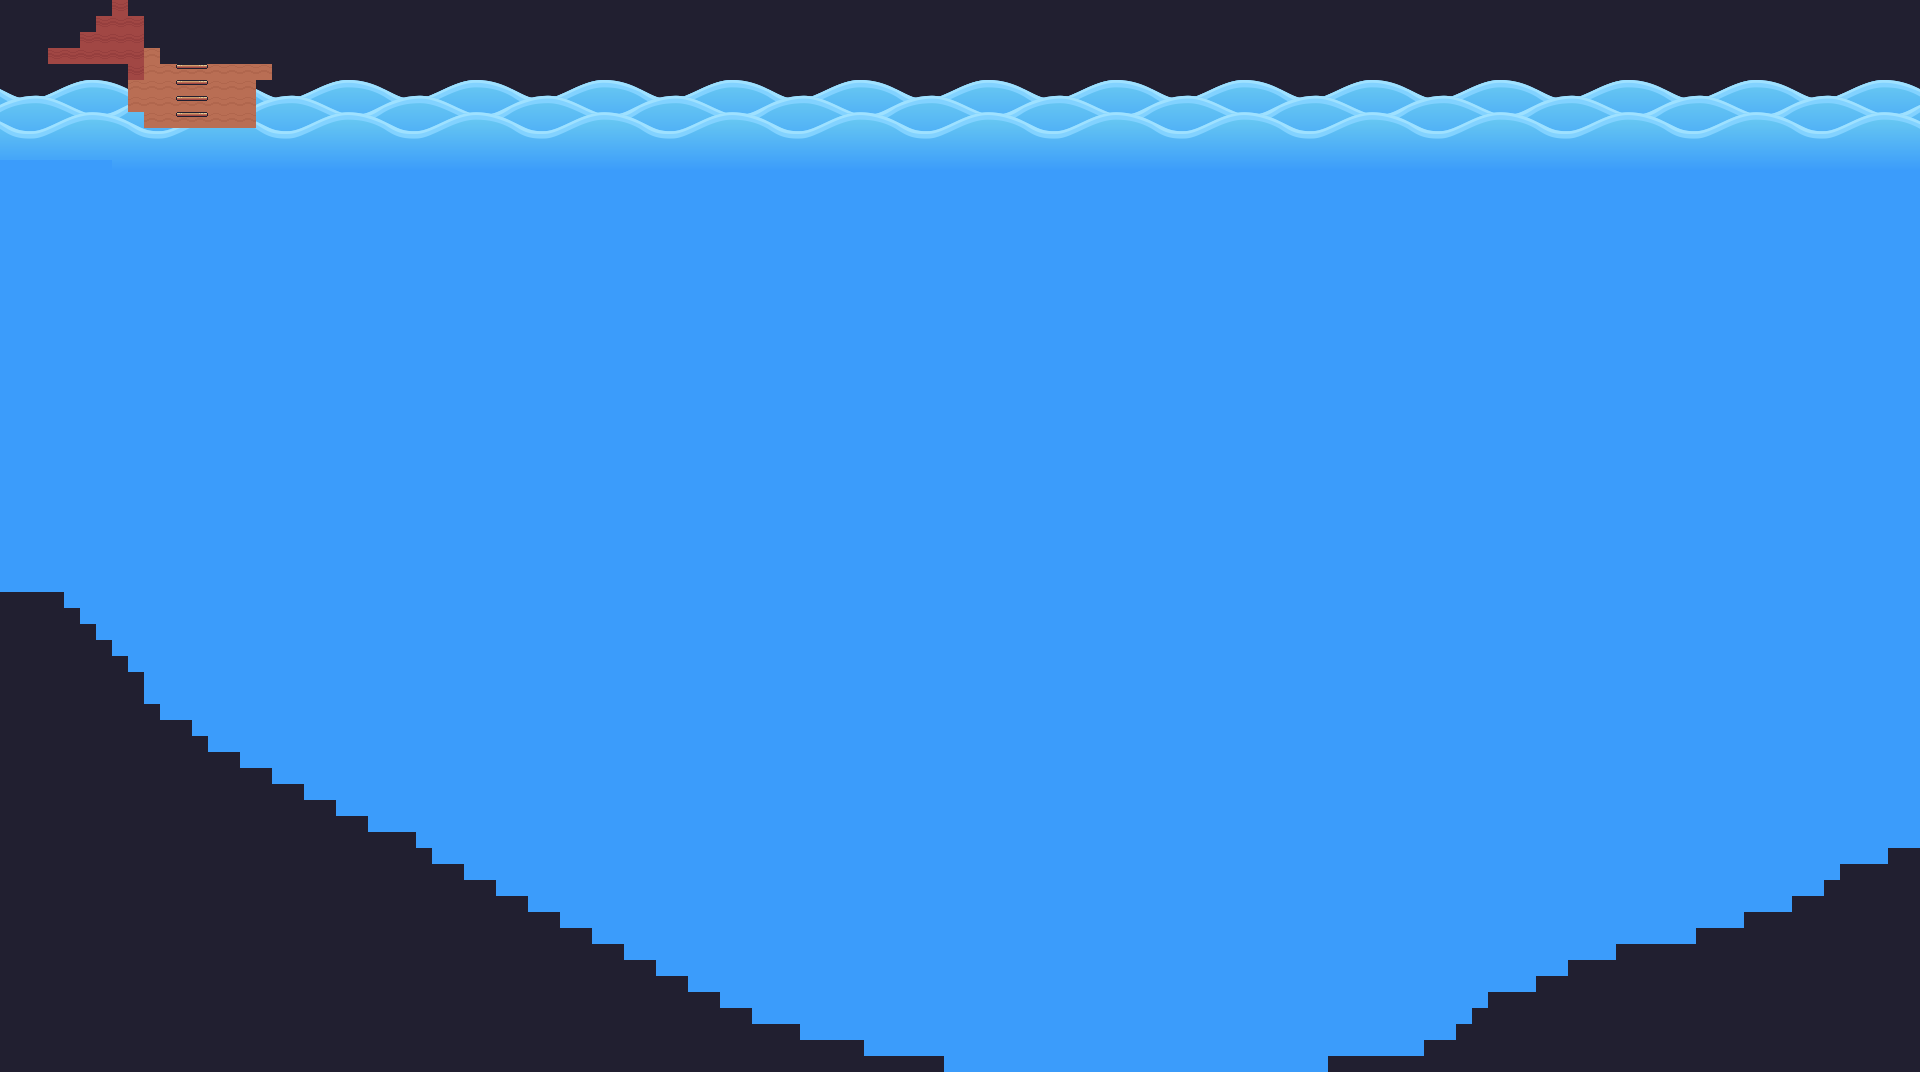

This game map was drawn from its Tiled (.tmx) file and the tilesets committed beside it. A one-line description and the trimmed map source follow:
An orthogonal 120x67 tile map with 16x16 px tiles, 5 tile layers (background, water, boat, terrain, ...), 3 tilesets and 7 objects (Player, platform).

<map version="1.9" tiledversion="1.9.2" orientation="orthogonal" renderorder="right-down" width="120" height="67" tilewidth="16" tileheight="16" infinite="0" nextlayerid="9" nextobjectid="96">
 <tileset firstgid="1" source="../images/terrain/waves.tsx" />
 <tileset firstgid="49" source="../images/terrain/water.tsx" />
 <tileset firstgid="113" source="../images/terrain/Terrain (16x16).tsx" />
 <layer id="1" name="background" width="120" height="67">
  <data>[8040 cells, 8040 non-empty, 1 distinct tile ids]</data>
 </layer>
 <layer id="2" name="water" width="120" height="67">
  <data>[8040 cells, 7440 non-empty, 112 distinct tile ids]</data>
 </layer>
 <layer id="3" name="boat" width="120" height="67">
  <data>[8040 cells, 47 non-empty, 2 distinct tile ids]</data>
 </layer>
 <layer id="4" name="terrain" width="120" height="67">
  <data>[8040 cells, 1037 non-empty, 1 distinct tile ids]</data>
 </layer>
 <layer id="8" name="ladders/platforms" width="120" height="67">
  <data>[8040 cells, 8 non-empty, 2 distinct tile ids]</data>
 </layer>
 <objectgroup id="5" name="spawnPoints">
  <object id="18" name="Player" class="Player" x="176" y="32" width="32" height="32" />
 </objectgroup>
 <objectgroup id="7" name="collisions">
  <object id="80" class="platform" x="160" y="64" width="96" height="64" />
  <object id="89" x="-16" y="0" width="176" height="128" />
  <object id="90" x="256" y="0" width="608" height="128" />
  <object id="93" x="0" y="592">
   <polygon points="0,0 64,0 208,160 592,352 976,480 0,480" />
  </object>
  <object id="94" x="0" y="0" width="16" height="624" />
  <object id="95" x="-544" y="288" />
 </objectgroup>
</map>
